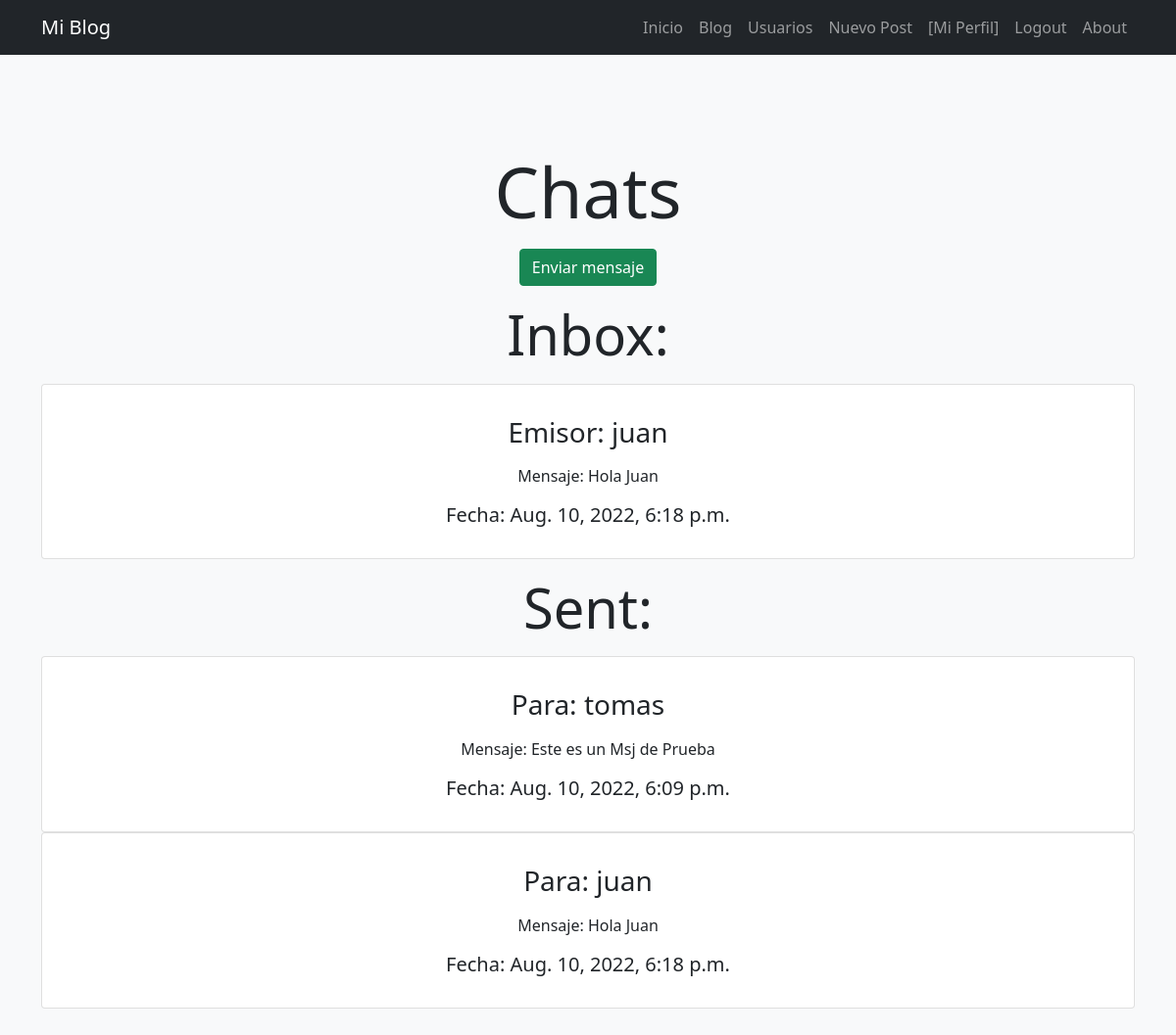
The app's page /chat (signed in) with its own data.
### App1/models.py (models this page shows)
class Mensaje(models.Model):
    cuerpo=models.CharField(max_length=150)
    emisor = models.ForeignKey(User, on_delete=models.CASCADE, related_name='Emisor')
    receptor = models.ForeignKey(User, on_delete=models.CASCADE, related_name='Receptor')
    enviado = models.DateTimeField(auto_now_add=True)
    leido=models.BooleanField(default=False)

### App1/views.py (the view)
# urls.py: path('chat',chat,name='chat'),
@login_required
def chat(request):
    mensajes=Mensaje.objects.filter(receptor_id=request.user.id)
    mensajes_enviados=Mensaje.objects.filter(emisor_id=request.user.id)
    return render (request, 'chat.html', {'mensajes':mensajes,'mensajes_enviados':mensajes_enviados})

### App1/templates/chat.html (shortened to what this page needs)
{% extends 'logout.html' %}
{% block changeContent %}
<header class="py-5 bg-light border-bottom mb-4">
    <div class="container">
        <div class="text-center my-5">
            <h2 class="display-2">Chats</h2>
            <p><a  class="btn btn-success" href="{% url 'mandar_mensaje' %}" &amp;>Enviar mensaje</a></p>
            {% if mensajes %}
            <h2 class="display-4">Inbox: </h2>
                {% for mensaje in mensajes %}
                 <div class="card">
                  <div class="card-body">
                    <p><h3>Emisor: {{mensaje.emisor}}</h3></p>
                    <p>Mensaje: {{mensaje.cuerpo}}</p>
                    <p><h5>Fecha: {{mensaje.enviado}}</h5></p>
                  </div>
                </div>
                {% endfor %}
            {% else %}
            <h2 class="display-4" style="text-align: center;">No recibiste mensajes </h2>
            {% endif %}
            {% if mensajes_enviados %}
            <h2 class="display-4" style="text-align: center;">Sent: </h2>
                {% for mensaje in mensajes_enviados %}
                 <div class="card" >
                  <div class="card-body">
                    <p><h3>Para: {{mensaje.receptor}}</h3></p>
                    <p>Mensaje: {{mensaje.cuerpo}}</p>
                    <p><h5>Fecha: {{mensaje.enviado}}</h5></p>
                  </div>
                 </div>
                {% endfor %}
            {% else %}
                <h2 class="display-4" style="text-align: center;">No enviaste mensajes </h2>
            {% endif %}
{% endblock %}

### records on screen
Mensaje: emisor "juan", cuerpo "Hola Juan", enviado "Aug. 10, 2022, 6:18 p.m.", receptor "juan"
Mensaje: receptor "tomas", cuerpo "Este es un Msj de Prueba", enviado "Aug. 10, 2022, 6:09 p.m."
